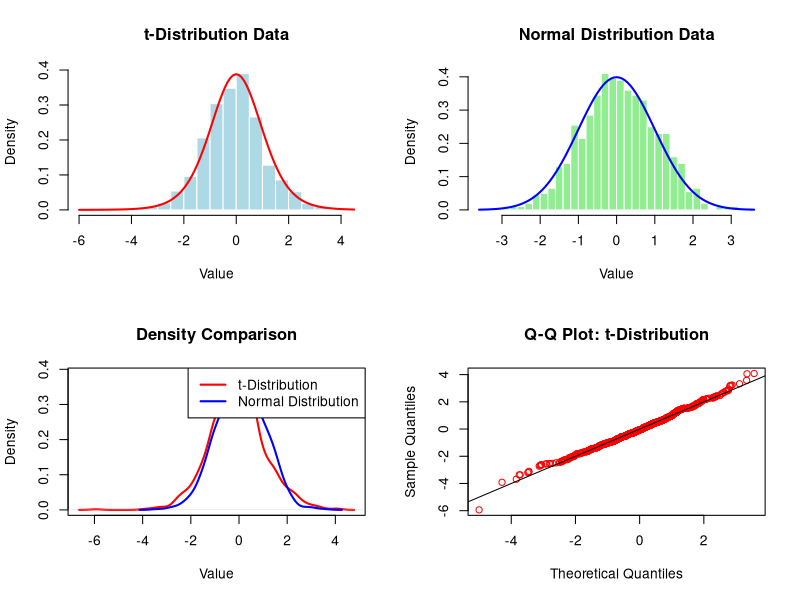

R code for this plot:
# Set parameters
n <- 10
N_sim <- 1000
set.seed(120)

# Generate data from t-distribution with n-1 degrees of freedom
t_data <- rt(N_sim, df = n-1)

# Generate data from standard normal distribution
normal_data <- rnorm(N_sim)

# Set plotting layout (2 rows, 2 columns for 4 plots)
par(mfrow = c(2, 2))

# Plot 1: Histogram of t-distribution data
hist(t_data, breaks = 30, col = "lightblue", probability = TRUE, 
     main = "t-Distribution Data", xlab = "Value", border = "white")
curve(dt(x, df = n-1), add = TRUE, col = "red", lwd = 2)

# Plot 2: Histogram of normal distribution data
hist(normal_data, breaks = 30, col = "lightgreen", probability = TRUE, 
     main = "Normal Distribution Data", xlab = "Value", border = "white")
curve(dnorm(x), add = TRUE, col = "blue", lwd = 2)

# Plot 3: Density comparison
plot(density(t_data), col = "red", lwd = 2, 
     main = "Density Comparison", xlab = "Value", ylab = "Density",
     ylim = c(0, max(c(density(t_data)$y, density(normal_data)$y))))
lines(density(normal_data), col = "blue", lwd = 2)
legend("topright", legend = c("t-Distribution", "Normal Distribution"), 
       col = c("red", "blue"), lwd = 2)

# Plot 4: Q-Q plot for t-distribution
qqplot(rt(N_sim, df = n-1), t_data, 
       main = "Q-Q Plot: t-Distribution",
       col = "red", 
       xlab = "Theoretical Quantiles", 
       ylab = "Sample Quantiles")
abline(0, 1, col = "black", lwd = 1) # Add reference line

# Reset plotting layout
par(mfrow = c(1, 1))